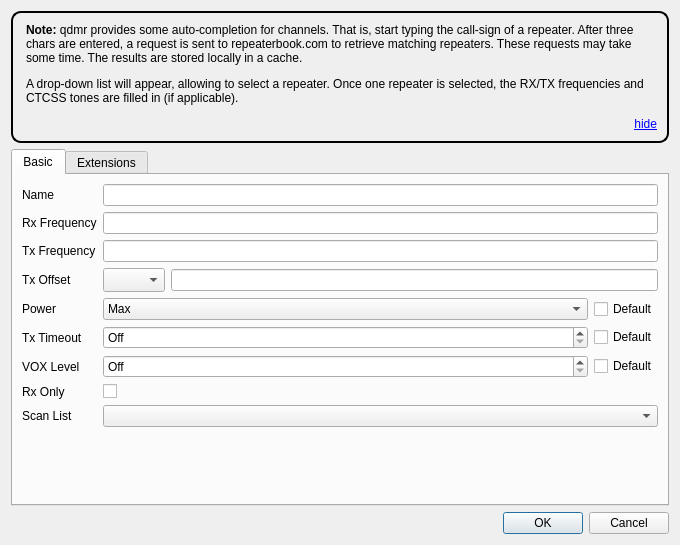
<?xml version="1.0" encoding="UTF-8"?>
<ui version="4.0">
 <class>ChannelDialog</class>
 <widget class="QDialog" name="ChannelDialog">
  <property name="geometry">
   <rect>
    <x>0</x>
    <y>0</y>
    <width>680</width>
    <height>545</height>
   </rect>
  </property>
  <property name="windowTitle">
   <string>Edit AM Channel</string>
  </property>
  <layout class="QVBoxLayout" name="verticalLayout">
   <item>
    <widget class="QLabel" name="hintLabel">
     <property name="styleSheet">
      <string notr="true">padding:10px;border: 2px solid black; border-radius: 10px;</string>
     </property>
     <property name="text">
      <string>&lt;html&gt;&lt;head/&gt;&lt;body&gt;&lt;p&gt;&lt;span style=&quot; font-weight:600;&quot;&gt;Note:&lt;/span&gt; qdmr provides some auto-completion for channels. That is, start typing the call-sign of a repeater. After three chars are entered, a request is sent to repeaterbook.com to retrieve matching repeaters. These requests may take some time. The results are stored locally in a cache.&lt;/p&gt;&lt;p&gt;A drop-down list will appear, allowing to select a repeater. Once one repeater is selected, the RX/TX frequencies and CTCSS tones are filled in (if applicable).&lt;/p&gt;&lt;p align=&quot;right&quot;&gt;&lt;a href=&quot;#hide&quot;&gt;&lt;span style=&quot; text-decoration: underline; color:#0000ff;&quot;&gt;hide&lt;/span&gt;&lt;/a&gt;&lt;/p&gt;&lt;/body&gt;&lt;/html&gt;</string>
     </property>
     <property name="textFormat">
      <enum>Qt::TextFormat::RichText</enum>
     </property>
     <property name="wordWrap">
      <bool>true</bool>
     </property>
    </widget>
   </item>
   <item>
    <widget class="QTabWidget" name="tabWidget">
     <property name="currentIndex">
      <number>0</number>
     </property>
     <widget class="QWidget" name="basicTab">
      <attribute name="title">
       <string>Basic</string>
      </attribute>
      <layout class="QHBoxLayout" name="horizontalLayout_11">
       <item>
        <layout class="QFormLayout" name="leftForm">
         <item row="0" column="0">
          <widget class="QLabel" name="nameLabel">
           <property name="text">
            <string>Name</string>
           </property>
          </widget>
         </item>
         <item row="0" column="1">
          <widget class="QLineEdit" name="channelName">
           <property name="minimumSize">
            <size>
             <width>200</width>
             <height>0</height>
            </size>
           </property>
          </widget>
         </item>
         <item row="1" column="0">
          <widget class="QLabel" name="rxFrequencyLabel">
           <property name="text">
            <string>Rx Frequency</string>
           </property>
          </widget>
         </item>
         <item row="1" column="1">
          <widget class="QLineEdit" name="rxFrequency"/>
         </item>
         <item row="2" column="0">
          <widget class="QLabel" name="txFrequencyLabel">
           <property name="text">
            <string>Tx Frequency</string>
           </property>
          </widget>
         </item>
         <item row="2" column="1">
          <widget class="QLineEdit" name="txFrequency"/>
         </item>
         <item row="3" column="0">
          <widget class="QLabel" name="offsetLabel">
           <property name="text">
            <string>Tx Offset</string>
           </property>
          </widget>
         </item>
         <item row="3" column="1">
          <layout class="QHBoxLayout" name="offsetLayout">
           <item>
            <widget class="QComboBox" name="offsetComboBox">
             <property name="sizePolicy">
              <sizepolicy hsizetype="Minimum" vsizetype="Fixed">
               <horstretch>0</horstretch>
               <verstretch>0</verstretch>
              </sizepolicy>
             </property>
             <property name="minimumSize">
              <size>
               <width>62</width>
               <height>0</height>
              </size>
             </property>
             <property name="maximumSize">
              <size>
               <width>62</width>
               <height>16777215</height>
              </size>
             </property>
             <property name="currentText">
              <string notr="true"/>
             </property>
             <property name="currentIndex">
              <number>-1</number>
             </property>
             <property name="sizeAdjustPolicy">
              <enum>QComboBox::SizeAdjustPolicy::AdjustToMinimumContentsLengthWithIcon</enum>
             </property>
             <property name="placeholderText">
              <string notr="true"/>
             </property>
            </widget>
           </item>
           <item>
            <widget class="QLineEdit" name="offsetLineEdit">
             <property name="enabled">
              <bool>true</bool>
             </property>
            </widget>
           </item>
          </layout>
         </item>
         <item row="4" column="0">
          <widget class="QLabel" name="powerLabel">
           <property name="text">
            <string>Power</string>
           </property>
          </widget>
         </item>
         <item row="4" column="1">
          <layout class="QHBoxLayout" name="powerLayout">
           <item>
            <widget class="QComboBox" name="powerValue">
             <property name="sizePolicy">
              <sizepolicy hsizetype="MinimumExpanding" vsizetype="Fixed">
               <horstretch>0</horstretch>
               <verstretch>0</verstretch>
              </sizepolicy>
             </property>
             <item>
              <property name="text">
               <string>Max</string>
              </property>
             </item>
             <item>
              <property name="text">
               <string>High</string>
              </property>
             </item>
             <item>
              <property name="text">
               <string>Mid</string>
              </property>
             </item>
             <item>
              <property name="text">
               <string>Low</string>
              </property>
             </item>
             <item>
              <property name="text">
               <string>Min</string>
              </property>
             </item>
            </widget>
           </item>
           <item>
            <widget class="QCheckBox" name="powerDefault">
             <property name="text">
              <string>Default</string>
             </property>
            </widget>
           </item>
          </layout>
         </item>
         <item row="5" column="0">
          <widget class="QLabel" name="txTimeoutLabel">
           <property name="text">
            <string>Tx Timeout</string>
           </property>
          </widget>
         </item>
         <item row="5" column="1">
          <layout class="QHBoxLayout" name="totLayout">
           <item>
            <widget class="QSpinBox" name="totValue">
             <property name="sizePolicy">
              <sizepolicy hsizetype="MinimumExpanding" vsizetype="Fixed">
               <horstretch>0</horstretch>
               <verstretch>0</verstretch>
              </sizepolicy>
             </property>
             <property name="specialValueText">
              <string>Off</string>
             </property>
             <property name="suffix">
              <string notr="true" extracomment="Transmit time out (TOT) in seconds. A value of 0 means disabled."> s</string>
             </property>
             <property name="maximum">
              <number>9999</number>
             </property>
            </widget>
           </item>
           <item>
            <widget class="QCheckBox" name="totDefault">
             <property name="text">
              <string>Default</string>
             </property>
            </widget>
           </item>
          </layout>
         </item>
         <item row="6" column="0">
          <widget class="QLabel" name="vOXLevelLabel">
           <property name="text">
            <string>VOX Level</string>
           </property>
          </widget>
         </item>
         <item row="6" column="1">
          <layout class="QHBoxLayout" name="voxLayout">
           <item>
            <widget class="QSpinBox" name="voxValue">
             <property name="sizePolicy">
              <sizepolicy hsizetype="MinimumExpanding" vsizetype="Fixed">
               <horstretch>0</horstretch>
               <verstretch>0</verstretch>
              </sizepolicy>
             </property>
             <property name="specialValueText">
              <string>Off</string>
             </property>
             <property name="maximum">
              <number>10</number>
             </property>
            </widget>
           </item>
           <item>
            <widget class="QCheckBox" name="voxDefault">
             <property name="text">
              <string>Default</string>
             </property>
            </widget>
           </item>
          </layout>
         </item>
         <item row="7" column="0">
          <widget class="QLabel" name="rxOnlyLabel">
           <property name="text">
            <string>Rx Only</string>
           </property>
          </widget>
         </item>
         <item row="7" column="1">
          <widget class="QCheckBox" name="rxOnly"/>
         </item>
         <item row="8" column="0">
          <widget class="QLabel" name="scanListLabel">
           <property name="text">
            <string>Scan List</string>
           </property>
          </widget>
         </item>
         <item row="8" column="1">
          <widget class="QComboBox" name="scanList">
           <property name="sizePolicy">
            <sizepolicy hsizetype="MinimumExpanding" vsizetype="Fixed">
             <horstretch>0</horstretch>
             <verstretch>0</verstretch>
            </sizepolicy>
           </property>
          </widget>
         </item>
        </layout>
       </item>
       <item>
        <layout class="QFormLayout" name="rightForm">
         <property name="sizeConstraint">
          <enum>QLayout::SizeConstraint::SetDefaultConstraint</enum>
         </property>
         <property name="fieldGrowthPolicy">
          <enum>QFormLayout::FieldGrowthPolicy::FieldsStayAtSizeHint</enum>
         </property>
        </layout>
       </item>
      </layout>
     </widget>
     <widget class="QWidget" name="extensionTab">
      <attribute name="title">
       <string>Extensions</string>
      </attribute>
      <layout class="QHBoxLayout" name="horizontalLayout">
       <item>
        <widget class="ExtensionView" name="extensionView" native="true"/>
       </item>
      </layout>
     </widget>
    </widget>
   </item>
   <item>
    <widget class="QDialogButtonBox" name="buttonBox">
     <property name="orientation">
      <enum>Qt::Orientation::Horizontal</enum>
     </property>
     <property name="standardButtons">
      <set>QDialogButtonBox::StandardButton::Cancel|QDialogButtonBox::StandardButton::Ok</set>
     </property>
    </widget>
   </item>
  </layout>
 </widget>
 <customwidgets>
  <customwidget>
   <class>ExtensionView</class>
   <extends>QWidget</extends>
   <header>extensionview.hh</header>
   <container>1</container>
  </customwidget>
 </customwidgets>
 <resources/>
 <connections/>
</ui>
